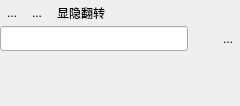
  <widget class="QDockWidget" name="dockWidget_modelTree">
   <property name="minimumSize">
    <size>
     <width>240</width>
     <height>106</height>
    </size>
   </property>
   <property name="autoFillBackground">
    <bool>true</bool>
   </property>
   <property name="windowTitle">
    <string>模型树</string>
   </property>
   <attribute name="dockWidgetArea">
    <number>1</number>
   </attribute>
   <widget class="QWidget" name="dockWidgetContents">
    <layout class="QVBoxLayout" name="verticalLayout_4" stretch="0,0,1">
     <property name="spacing">
      <number>1</number>
     </property>
     <property name="leftMargin">
      <number>0</number>
     </property>
     <property name="topMargin">
      <number>0</number>
     </property>
     <property name="rightMargin">
      <number>0</number>
     </property>
     <property name="bottomMargin">
      <number>0</number>
     </property>
     <item>
      <layout class="QHBoxLayout" name="horizontalLayout_6">
       <item>
        <widget class="QToolButton" name="toolButton_contract">
         <property name="text">
          <string>...</string>
         </property>
         <property name="icon">
          <iconset resource="main.qrc">
           <normaloff>:/EditorRes/res/contract.png</normaloff>:/EditorRes/res/contract.png</iconset>
         </property>
         <property name="iconSize">
          <size>
           <width>20</width>
           <height>20</height>
          </size>
         </property>
         <property name="autoRaise">
          <bool>true</bool>
         </property>
         <property name="arrowType">
          <enum>Qt::NoArrow</enum>
         </property>
        </widget>
       </item>
       <item>
        <widget class="QToolButton" name="toolButton_toSelected">
         <property name="text">
          <string>...</string>
         </property>
         <property name="icon">
          <iconset resource="main.qrc">
           <normaloff>:/EditorRes/res/toTarget.png</normaloff>:/EditorRes/res/toTarget.png</iconset>
         </property>
         <property name="iconSize">
          <size>
           <width>20</width>
           <height>20</height>
          </size>
         </property>
         <property name="checkable">
          <bool>false</bool>
         </property>
         <property name="autoRaise">
          <bool>true</bool>
         </property>
         <property name="arrowType">
          <enum>Qt::NoArrow</enum>
         </property>
        </widget>
       </item>
       <item>
        <widget class="QToolButton" name="toolButton_invert">
         <property name="text">
          <string>显隐翻转</string>
         </property>
         <property name="autoRaise">
          <bool>true</bool>
         </property>
        </widget>
       </item>
       <item>
        <spacer name="horizontalSpacer_2">
         <property name="orientation">
          <enum>Qt::Horizontal</enum>
         </property>
         <property name="sizeHint" stdset="0">
          <size>
           <width>40</width>
           <height>20</height>
          </size>
         </property>
        </spacer>
       </item>
      </layout>
     </item>
     <item>
      <layout class="QHBoxLayout" name="horizontalLayout_7">
       <property name="spacing">
        <number>1</number>
       </property>
       <item>
        <widget class="QLineEdit" name="lineEdit">
         <property name="sizePolicy">
          <sizepolicy hsizetype="Expanding" vsizetype="Expanding">
           <horstretch>0</horstretch>
           <verstretch>0</verstretch>
          </sizepolicy>
         </property>
         <property name="focusPolicy">
          <enum>Qt::ClickFocus</enum>
         </property>
         <property name="frame">
          <bool>true</bool>
         </property>
         <property name="clearButtonEnabled">
          <bool>true</bool>
         </property>
        </widget>
       </item>
       <item>
        <widget class="QToolButton" name="toolButtonCaseSensitive">
         <property name="autoFillBackground">
          <bool>true</bool>
         </property>
         <property name="icon">
          <iconset resource="main.qrc">
           <normaloff>:/EditorRes/res/Aa.png</normaloff>:/EditorRes/res/Aa.png</iconset>
         </property>
         <property name="iconSize">
          <size>
           <width>18</width>
           <height>18</height>
          </size>
         </property>
         <property name="checkable">
          <bool>true</bool>
         </property>
         <property name="autoRaise">
          <bool>true</bool>
         </property>
        </widget>
       </item>
       <item>
        <widget class="QToolButton" name="toolButtonEeactMatch">
         <property name="text">
          <string>...</string>
         </property>
         <property name="icon">
          <iconset resource="main.qrc">
           <normaloff>:/EditorRes/res/exact_match.png</normaloff>:/EditorRes/res/exact_match.png</iconset>
         </property>
         <property name="iconSize">
          <size>
           <width>18</width>
           <height>18</height>
          </size>
         </property>
         <property name="checkable">
          <bool>true</bool>
         </property>
         <property name="autoRaise">
          <bool>true</bool>
         </property>
        </widget>
       </item>
      </layout>
     </item>
     <item>
      <widget class="QtTree" name="modelTree" native="true">
       <property name="minimumSize">
        <size>
         <width>0</width>
         <height>0</height>
        </size>
       </property>
       <property name="mouseTracking">
        <bool>true</bool>
       </property>
      </widget>
     </item>
    </layout>
   </widget>
  </widget>
